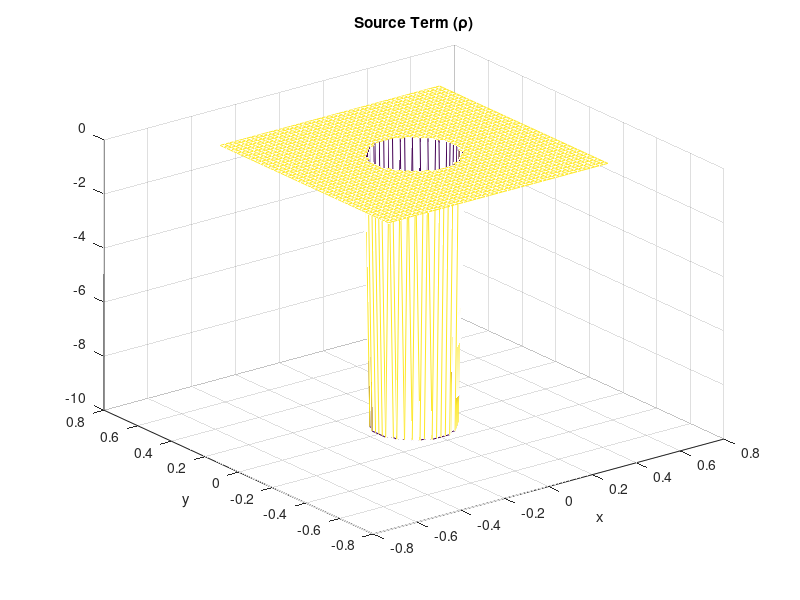
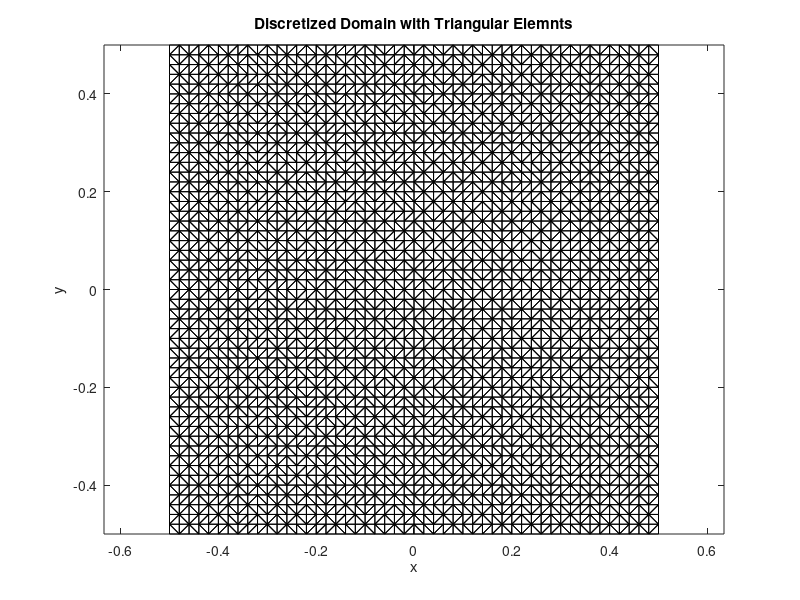
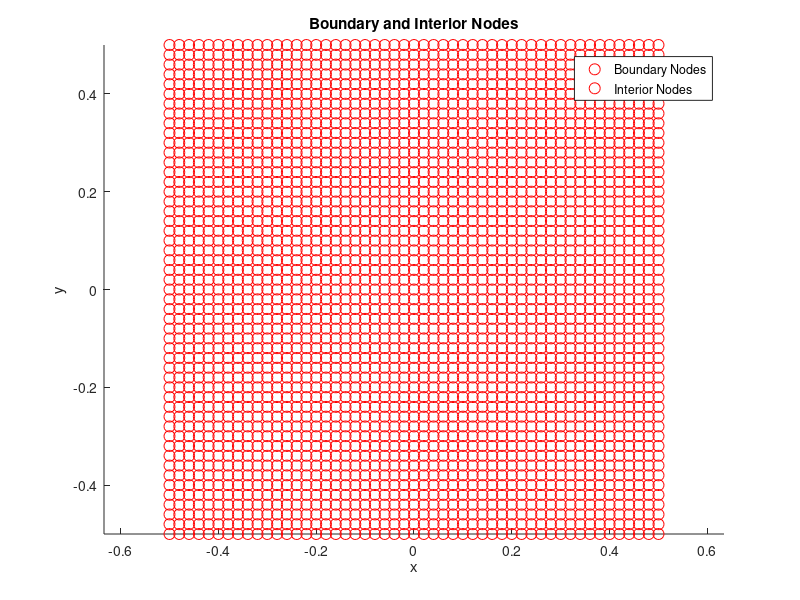
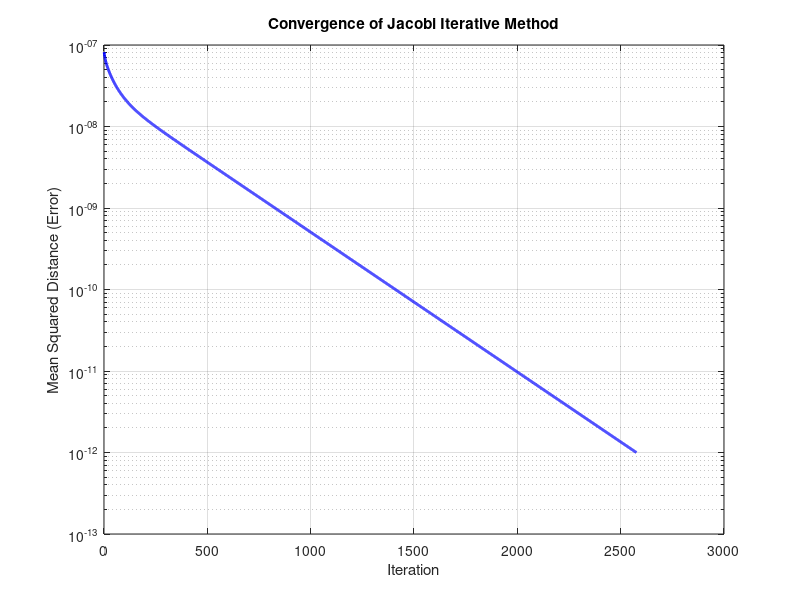

Here is the MATLAB script that generated these plots, in order:
clc;
clear all;
close all;

% Define the domain and boundary conditions
a = 1;
Left = -a/2;
Right = a/2;


%Discretization parameters
N = 50;                        % Numer of intervals
dx = (Right - Left) / N;      % Interval
x = Left : dx : Right;        % Discretized spatial domain
dy = (Right - Left) / N;      % Interval
y = Left : dy : Right;        % Discretized spatial domain
h = a/N;
[X, Y] = meshgrid(x, y);

Radius = sqrt(X.^2 + Y.^2);
Rho2D = -10 * (Radius <= a/6);
figure();
mesh(X, Y, Rho2D);
xlabel('x');
ylabel('y');
title('Source Term (\rho)');

[nodeX, nodeY] = meshgrid(x, y);
nodes = [nodeX(:), nodeY(:)];
elements = delaunay(nodes(:,1), nodes(:,2));

figure();
triplot(elements, nodes(:,1), nodes(:,2), 'k');
xlabel('x');
ylabel('y');
title('Discretized Domain with Triangular Elemnts');
axis equal;

boundaryNodes = find(nodes(:,1) == min(x) | nodes(:,1) == max(x) | nodes(:,2) == min(y) | nodes(:,2) == max(y));
interiorNodes = setdiff(1:size(nodes, 1), boundaryNodes);

figure();
hold on;
plot(nodes(boundaryNodes, 1), nodes(boundaryNodes, 2), 'ro', 'MarkerSize', 8);
plot(nodes(interiorNodes, 1), nodes(interiorNodes, 2), 'ro', 'MarkerSize', 8);
xlabel('x');
ylabel('y');
title('Boundary and Interior Nodes');
legend('Boundary Nodes', 'Interior Nodes');
axis equal;
hold off;

numNodes = size(nodes, 1);
K = sparse(numNodes, numNodes);
F = zeros(numNodes, 1);

function [K_e, F_e] = elementStiffnessLoad(elementCoords, Rho2D, X, Y, h)
    x = elementCoords(:, 1);
    y = elementCoords(:, 2);

    Area = polyarea(x, y);

    b = [y(2) - y(3); y(3) - y(1); y(1) - y(2)];
    c = [x(3) - x(2); x(1) - x(3); x(2) - x(1)];
    B = [b'; c'] / (2 * Area);
    K_e = (B' * B) * Area;

    elementCenter = mean(elementCoords, 1);
    rhoValue = interp2(X, Y, Rho2D, elementCenter(1), elementCenter(2), 'linear', 0);
    F_e = rhoValue * Area / 3 * ones(3, 1);
end

for e1 = 1:size(elements, 1)
    nodeIndicies = elements(e1, :);
    elementCoords = nodes(nodeIndicies, :);

    [K_e, F_e] = elementStiffnessLoad(elementCoords, Rho2D, X, Y, h);

    K(nodeIndicies, nodeIndicies) = K(nodeIndicies, nodeIndicies) + K_e;
    F(nodeIndicies) = F(nodeIndicies) + F_e;
end

K(boundaryNodes, :) = 0;
K(sub2ind(size(K), boundaryNodes, boundaryNodes)) = 1;
F(boundaryNodes) = 0;

V = zeros(numNodes, 1);
tolerance = 1e-12;
maxIterations = 5000;
iterantion = 0;
MSD = 1;
errors = [];

D = diag(diag(K));
L = tril(K, -1);
U = triu(K, 1);

while MSD > tolerance && iterantion < maxIterations
    V_new = D \ (F - (L + U) * V);
    MSD = mean((V_new - V).^2);
    errors = [errors; MSD];
    V = V_new;
    iterantion = iterantion + 1;
end

fprintf('Jacobi method converged in %d iterations.\n', iterantion);

figure();
semilogy(1:iterantion, errors, 'b-', 'LineWidth', 2);
xlabel('Iteration');
ylabel('Mean Squared Distance (Error)');
title('Convergence of Jacobi Iterative Method');
grid on;

V2D = reshape(V, [N+1, N+1]);
figure();
mesh(X, Y, V2D);
xlabel('x');
ylabel('y');
title('Solution (V)');